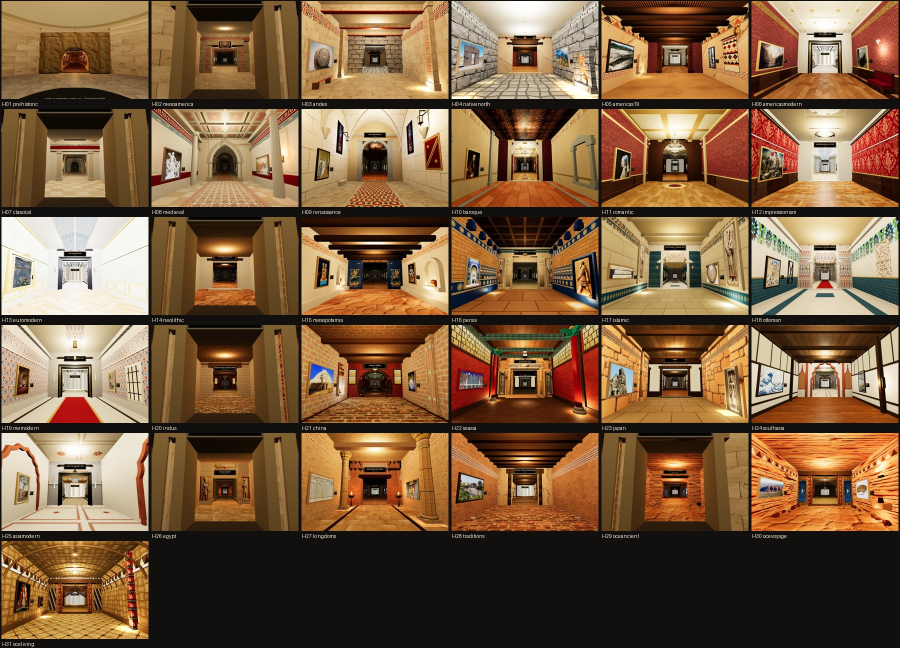
#> input picture review/distinctiveness_sheet.jpg, 1800 x 1296 px (shown at 1/2 size)
$ python make_improvement_previews.py
#> lines starting #> are read from the running program, lines starting #| are printed output that depends on the picture
#!/usr/bin/env python3
"""Before/after visual summary of the quality-pass changes.

Composes labeled side-by-side panels into scratch_previews/fable-improvements/
so progress is reviewable at a glance. Re-run after each verification sweep:

    python3 tools/make_improvement_previews.py

BEFORE = review/audit/  (the first valid full sweep of this pass)
AFTER  = review/audit-after/  (latest verification sweep)
Panels whose view is missing in BEFORE (e.g. the later-added "approach" view)
fall back to entrance_out on the before side.
"""
from pathlib import Path

from PIL import Image, ImageDraw

ROOT = Path(__file__).resolve().parents[1]
BEFORE = ROOT / "review" / "audit"
AFTER = ROOT / "review" / "audit-after"
OUT = ROOT / "scratch_previews" / "fable-improvements"

BEFORE_W2 = ROOT / "review" / "audit-wave1"   # snapshot taken before wave 2

# Wave 2 (triage-driven fix packages): before = audit-wave1 snapshot.
# (index, room, view, title) — indices 30+ so wave-1 panels keep their names.
PAIRS_W2 = [
    (30, "prehistoric",  "wall_left",    "Cave: rust-red rock -> tan/buff sandstone albedo + lifted ochre stencils + 14-light budget"),
    (31, "prehistoric",  "approach",     "Cave mouth: first-ever title plaque (the one room with no portal)"),
    (32, "persia",       "entrance_out", "Persia: smooth cylinders -> fluted bull-protome columns + winged-disk emblem panel"),
    (33, "islamic",      "wall_left",    "Islamic: solid panels -> pierced mashrabiya lattice; brass bowls; tiered muqarnas"),
    (34, "classical",    "wall_left",    "Greek: empty niches -> amphora on plinth; entablature; red/tan mosaic carpet"),
    (35, "baroque",      "ceiling",      "Baroque: Sputnik ring -> tiered candelabra; walnut grain; softer chandelier light"),
    (36, "china",        "entrance_out", "China: plain torus gate -> bosses+crest; bronze-vessel niches; ice-ray lattice"),
    (37, "mesoamerica",  "entrance_out", "Meso: textile-scale frets -> architectural scale; detailed inner portal face"),
    (38, "japan",        "wall_right",   "Japan: faint scroll -> bold ink kakemono; ranma band; tatami platform + toro"),
    (39, "impressionism","floor",        "Impressionism: FLUX honey parquet + deeper sage walls + marble threshold"),
    (40, "americasmodern","wall_left",   "Americas Modern: bare walls -> plinth + bronze sculpture rhythm"),
    (41, "renaissance",  "ceiling",      "Renaissance: plank photo -> coffered walnut + gold rosettes; hotspots tamed"),
    (42, "neolithic",    "wall_left",    "Neolithic: pebbly speckle -> smooth creamy lime plaster"),
    (43, "kingdoms",     "approach",     "Kingdoms: boxy facade -> tapered massing + toron pegs; legible carved band"),
    (44, "ocevoyage",    "wall_left",    "Voyagers: bleached gold -> stained voyaging timber palette"),
    (45, "mesopotamia",  "wall_left",    "Mesopotamia: glazed striding-lion panels near the exit; softer uplight pools"),
    (46, "traditions",   "wall_left",    "Traditions: carved figures in niches; raffia floor; carved posts"),
    (47, "southasia",    "entrance_out", "Mughal: grey arch soffit -> red sandstone collar; sign clear of the pishtaq"),
    (48, "amsalon",      "floor",        "19th C: straight planks -> herringbone parquet; settee; softer sconces"),
    (49, "medieval",     "wall_left",    "Medieval: benches + heraldic tapestries between lanterns; dim-chapel lighting"),
]

# (index, room, view, title)
PAIRS = [
    (1,  "egypt",        "entrance_out", "Egypt portal: mirror-tiled upside-down deity/jamb files -> upright FLUX reliefs"),
    (2,  "seasia",       "wall_left",    "Southeast Asia: apsara panels rendered 180deg inverted -> flipY fix + new devata panel"),
    (3,  "mesopotamia",  "entrance_out", "Mesopotamia: inverted reliefs -> upright lamassu jambs + procession walls"),
    (4,  "persia",       "wall_left",    "Persia: inverted guard reliefs + Rorschach archer frieze -> upright FLUX panels"),
    (5,  "islamic",      "approach",     "Islamic: plain fallback arch -> zellij-jamb pointed-arch kit portal (was never wired)"),
    (6,  "oceancient",   "approach",     "Ancient Oceania: no kit at all -> stacked-slab shelter mouth + stratified sandstone"),
    (7,  "oceancient",   "wall_left",    "Ancient Oceania walls: flat painted bands -> Kakadu strata + packed-earth floor"),
    (8,  "oceliving",    "exit_in",      "Living Traditions: was pixel-identical to Voyagers -> gabled rafters + tukutuku split"),
    (9,  "memodern",     "wall_left",    "Middle-East Modern: generic white cube -> backlit mashrabiya screens + warm sand"),
    (10, "medieval",     "wall_left",    "Medieval: flat cream walls -> FLUX limestone ashlar (also drives the emissive lift)"),
    (11, "romantic",     "wall_right",   "Romantic salon: two-tone stencil wallpaper -> flocked damask"),
    (12, "classical",    "floor",        "Classical: meander border crushed to 'pink hatch' -> 90deg UV rotation, legible keys"),
    (13, "mesoamerica",  "entrance_out", "Mesoamerica: deity mask split by a wrapped UV seam -> single upright mask (kit rebuild)"),
    (14, "kingdoms",     "wall_left",    "Kingdoms: flat orange walls + plastic louvers -> banco plaster, carved band, wood grain"),
    (15, "andes",        "wall_left",    "Andes: flat bright cream -> cool dry-fit andesite + clean textile (was kaleidoscope)"),
    (16, "nativenorth",  "wall_left",    "Native North America: speckled cork walls -> troweled adobe plaster"),
    (17, "traditions",   "ceiling",      "Traditions: ceiling loaded the FLOOR texture (cork speckle) -> timber planks"),
    (18, "japan",        "wall_right",   "Japan: tokonoma scroll blew out to blank white -> toned paper material"),
    (19, "impressionism","approach",     "Impressionism: era plaque hidden behind skylight fan -> lowered, fully legible"),
    (20, "baroque",      "entrance_out", "Baroque: damask smeared down portal jambs -> dedicated texture with corrected repeat"),
    (21, "ocevoyage",    "entrance_in",  "Voyagers: signage judged from real approach + tapa band split from kowhaiwhai"),
    (22, "neolithic",    "wall_left",    "Neolithic: missing floor file (404) + placeholder band -> generated floor + ochre figures"),
]

TITLE_H = 42


def load(p, size):
#> called with size = (760, 507)
    if not p.exists():
        im = Image.new("RGB", size, (24, 22, 20))
        d = ImageDraw.Draw(im)
        d.text((size[0] // 2 - 60, size[1] // 2), "(no shot)", fill=(160, 150, 135))
        return im
    im = Image.open(p).convert("RGB")
    im.thumbnail(size)
    return im


def main():
    OUT.mkdir(parents=True, exist_ok=True)
    half = (760, 507)
    made = 0
    jobs = [(BEFORE, e) for e in PAIRS] + [(BEFORE_W2, e) for e in PAIRS_W2]
    for bdir, (idx, room, view, title) in jobs:
        b = bdir / room / f"{view}.jpg"
        if not b.exists():
            b = bdir / room / "entrance_out.jpg"   # approach view postdates BEFORE sweep
        a = AFTER / room / f"{view}.jpg"
        bi, ai = load(b, half), load(a, half)
        w = bi.width + ai.width + 12
#> w = 1532
        h = max(bi.height, ai.height) + TITLE_H + 24
#> h = 573
        panel = Image.new("RGB", (w, h), (16, 15, 13))
        d = ImageDraw.Draw(panel)
        d.text((10, 8), f"{idx:02d}. {title}", fill=(240, 232, 215))
        d.text((10, TITLE_H - 14), "BEFORE", fill=(200, 140, 120))
        d.text((bi.width + 22, TITLE_H - 14), "AFTER", fill=(140, 200, 140))
        panel.paste(bi, (4, TITLE_H + 12))
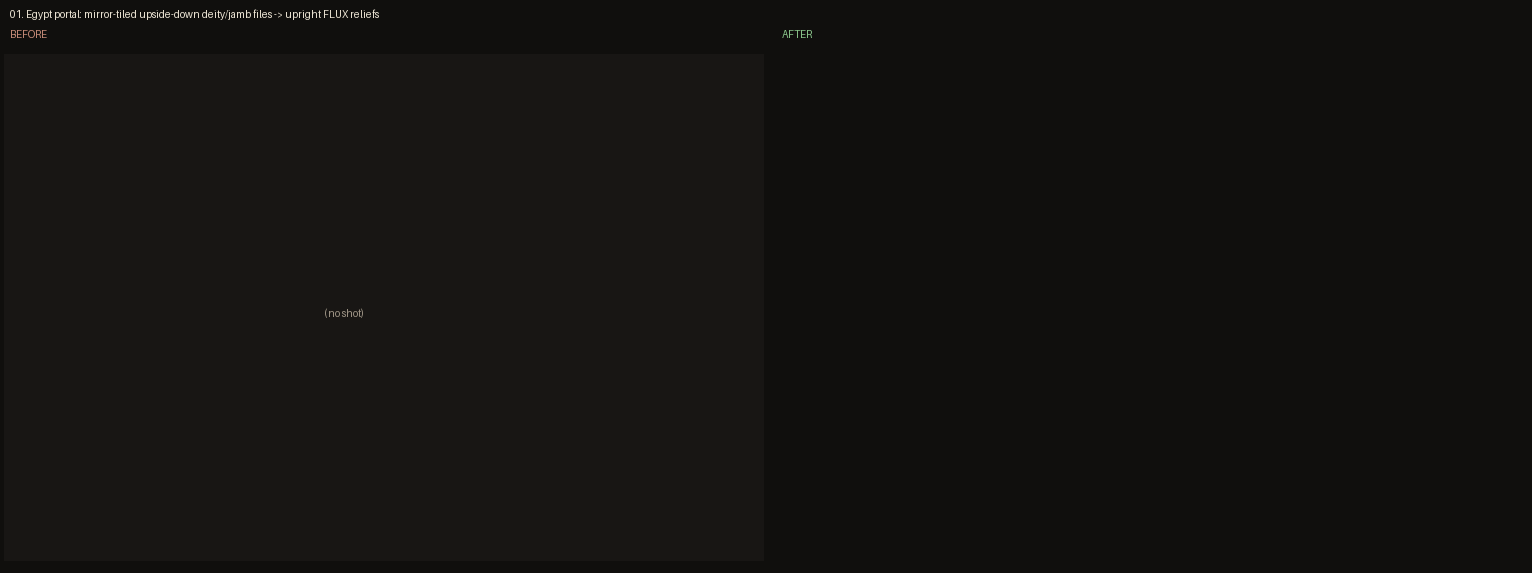
#> panel: PIL image 1532x573 RGB; mean R, G, B 19.8, 18.3, 16.3
        panel.paste(ai, (bi.width + 12, TITLE_H + 12))
        panel.save(OUT / f"{idx:02d}-{room}-{view}.jpg", quality=87)
        made += 1
    # one combined overview (grid of the after-side thumbnails is already
    # covered by review/distinctiveness_sheet.jpg — copy it in for convenience)
    ds = ROOT / "review" / "distinctiveness_sheet.jpg"
    if ds.exists():
        Image.open(ds).save(OUT / "00-all-31-rooms-current.jpg", quality=87)
    print(f"wrote {made} before/after panels -> {OUT}")


if __name__ == "__main__":
    main()
